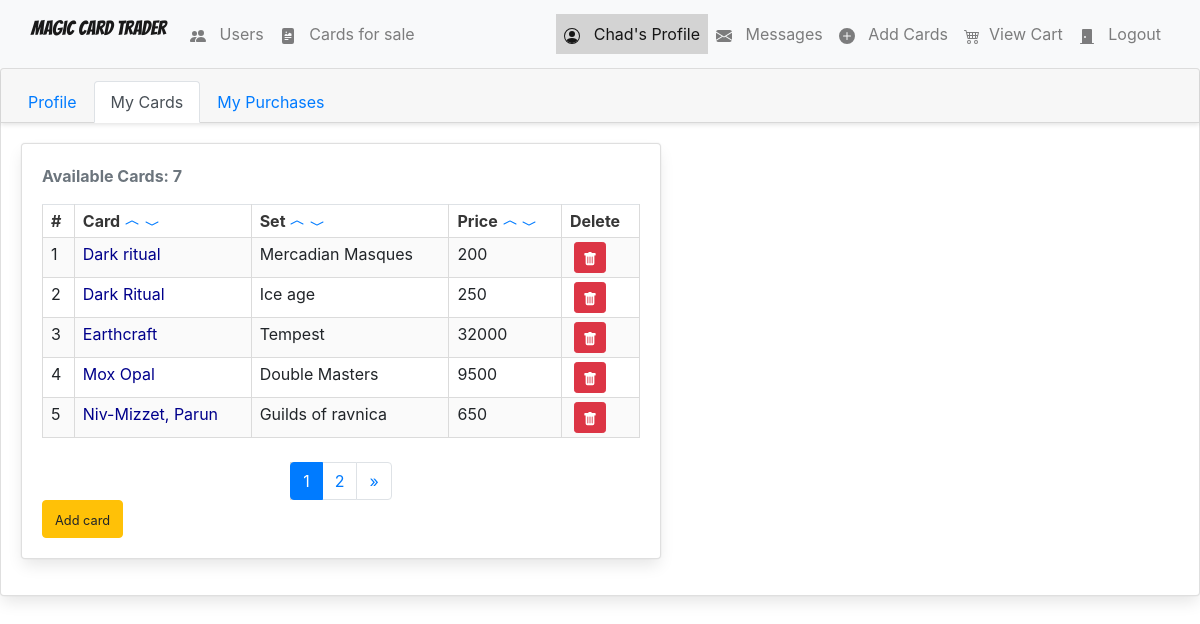
Page /profile_cards/?order_by=name&direction=asc (signed in) on the earlier database version.
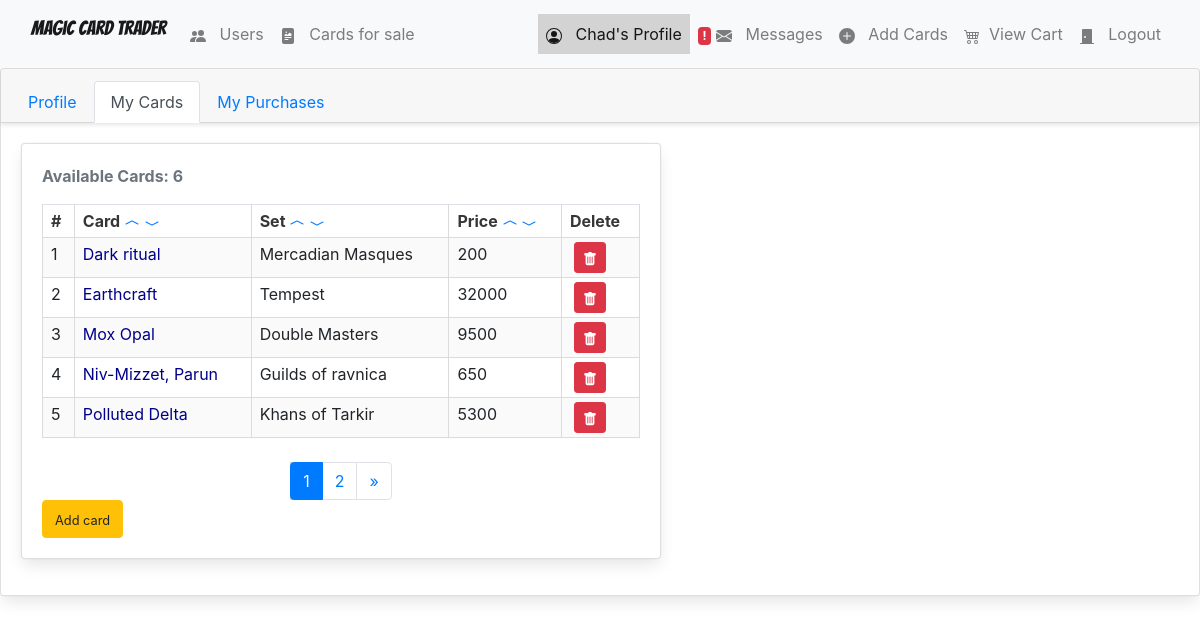
Same page on the later database version.
### Magic/models.py (models this page shows, shortened)
class Card(models.Model):
    name = models.CharField(max_length = 150)
    set_name = models.CharField(max_length = 150)
    price = models.IntegerField()
    user = models.ForeignKey(User, on_delete=models.CASCADE)
    is_foil = models.BooleanField(default=False)
    is_ordered = models.BooleanField(default=False)
    image_url = models.TextField()

### users/views.py (the view)
# urls.py: re_path(r'^profile_cards/$', UsersView.profile_cards, name="profile_cards"),
@login_required
def profile_cards(request):
    user = request.user
    all_cards = user.card_set.all()
    order_by = request.GET.get('order_by')
    direction = request.GET.get('direction')
    if direction == 'desc':
        if order_by == 'price':
            all_cards = all_cards.order_by(order_by).reverse()
        else:
            all_cards = all_cards.order_by(Lower(order_by)).reverse()
    elif direction == 'asc':
        if order_by == 'price':
            all_cards = all_cards.order_by(order_by)
        else:
            all_cards = all_cards.order_by(Lower(order_by))
    paginator = Paginator(all_cards, 5)
    page = request.GET.get('page', 1)
    try:
        cards = paginator.page(page)
    except PageNotAnInteger:
        cards = paginator.page(1)
    except EmptyPage:
        cards = paginator.page(paginator.num_pages)
    context = {
        'all_cards': all_cards,
        'cards': cards,
        'order_by': order_by,
        'direction': direction,
        'nbar': 'profile_cards',
    }
    return render(request, 'users/profile_cards.html', context)

### direct_messages/models.py (called while the page is built)
    def get_messages(user):
        users = []
        messages = Message.objects.filter(user=user).values('to_user').annotate(last=Max('date')).order_by('-last')
        for message in messages:
            users.append({
                'user': User.objects.get(pk=message['to_user']),
                'unread': Message.objects.filter(user=user, to_user__pk=message['to_user'], is_read=False).count()
            })
        return users

### direct_messages/templatetags/messages_template_tags.py (called while the page is built)
@register.filter
def unread_message_counter(user):
    if user.is_authenticated:
        total_unread = 0
        messages = Message.get_messages(user=user)
        for message in messages:
            total_unread = total_unread + message['unread']
        return total_unread

### shopping_cart/templatetags/shopping_cart_template_tags.py (called while the page is built)
@register.filter
def cart_item_counter(user):
    if user.is_authenticated:
        qs = Order.objects.filter(is_ordered=False, owner=user.profile)
        if qs.exists():
            return qs[0].items.count()
    return 0

### users/templates/users/profile_cards.html (shortened to what the changed rows need)
{% extends 'magic/base.html' %}
{% load crispy_forms_tags %}
{% block body %}
<div class="card">
    <div class="card-body">
        <div class="card mb-3" style="max-width: 640px;">
            <div class="row no-gutters">
              <div class="col-md-12">
                <div class="card-body">
                    <p class="text-secondary basic-text">Available Cards: {{ user.card_set.count }} </p>
                    <table class="table is-striped is-narrow is-bordered">
                      <tr>
                        <th>
                          #
                        </th>
                        <th>
                          Card
                          <a href="?order_by=name&direction=asc">
                            <span class="glyphicon glyphicon-chevron-up">
                                <svg width="1em" height="1em" viewBox="0 0 16 16" class="bi bi-chevron-compact-up" fill="currentColor" xmlns="http://www.w3.org/2000/svg">
                                    <path fill-rule="evenodd" d="M7.776 5.553a.5.5 0 0 1 .448 0l6 3a.5.5 0 1 1-.448.894L8 6.56 2.224 9.447a.5.5 0 1 1-.448-.894l6-3z"/>
                                </svg>
                            </span>
                          </a>
                          <a href="?order_by=name&direction=desc">
                              <span class="glyphicon glyphicon-chevron-down">
                                  <svg width="1em" height="1em" viewBox="0 0 16 16" class="bi bi-chevron-compact-down" fill="currentColor" xmlns="http://www.w3.org/2000/svg">
                                      <path fill-rule="evenodd" d="M1.553 6.776a.5.5 0 0 1 .67-.223L8 9.44l5.776-2.888a.5.5 0 1 1 .448.894l-6 3a.5.5 0 0 1-.448 0l-6-3a.5.5 0 0 1-.223-.67z"/>
                                  </svg>
                              </span>
                          </a>
                        </th>
                        <th>
                          Set
                          <a href="?order_by=set_name&direction=asc">
                            <span class="glyphicon glyphicon-chevron-up">
                                <svg width="1em" height="1em" viewBox="0 0 16 16" class="bi bi-chevron-compact-up" fill="currentColor" xmlns="http://www.w3.org/2000/svg">
                                    <path fill-rule="evenodd" d="M7.776 5.553a.5.5 0 0 1 .448 0l6 3a.5.5 0 1 1-.448.894L8 6.56 2.224 9.447a.5.5 0 1 1-.448-.894l6-3z"/>
                                </svg>
                            </span>
                          </a>
                          <a href="?order_by=set_name&direction=desc">
                              <span class="glyphicon glyphicon-chevron-down">
                                  <svg width="1em" height="1em" viewBox="0 0 16 16" class="bi bi-chevron-compact-down" fill="currentColor" xmlns="http://www.w3.org/2000/svg">
                                      <path fill-rule="evenodd" d="M1.553 6.776a.5.5 0 0 1 .67-.223L8 9.44l5.776-2.888a.5.5 0 1 1 .448.894l-6 3a.5.5 0 0 1-.448 0l-6-3a.5.5 0 0 1-.223-.67z"/>
                                  </svg>
                              </span>
                          </a>
                        </th>
                        <th>
                          Price
                          <a href="?order_by=price&direction=asc">
                            <span class="glyphicon glyphicon-chevron-up">
                                <svg width="1em" height="1em" viewBox="0 0 16 16" class="bi bi-chevron-compact-up" fill="currentColor" xmlns="http://www.w3.org/2000/svg">
                                    <path fill-rule="evenodd" d="M7.776 5.553a.5.5 0 0 1 .448 0l6 3a.5.5 0 1 1-.448.894L8 6.56 2.224 9.447a.5.5 0 1 1-.448-.894l6-3z"/>
                                </svg>
                            </span>
                          </a>
                          <a href="?order_by=price&direction=desc">
                              <span class="glyphicon glyphicon-chevron-down">
                                  <svg width="1em" height="1em" viewBox="0 0 16 16" class="bi bi-chevron-compact-down" fill="currentColor" xmlns="http://www.w3.org/2000/svg">
                                      <path fill-rule="evenodd" d="M1.553 6.776a.5.5 0 0 1 .67-.223L8 9.44l5.776-2.888a.5.5 0 1 1 .448.894l-6 3a.5.5 0 0 1-.448 0l-6-3a.5.5 0 0 1-.223-.67z"/>
                                  </svg>
                              </span>
                          </a>
                        </th>
                        <th>
                          Delete
                        </th>
                      </tr>
                      {% for card in cards %}
                      <tr>
                        <td>
                          {{ forloop.counter }}
                        </td>
                        <td>
                          <a class="card-td-link" href="{% url 'Magic:card_detail' card.id %}">
                            {{ card.name }}
                          </a>
                        </td>
                        <td>
                          {{ card.set_name }}
                        </td>
                        <td>
                          {{ card.price }}
                        </td>
                        <td>
                          <form action="{% url 'Magic:card_delete' card.id %}" method="POST" style="display: inline;" class="mt-4 ml-1 mb-2">
                            <button class="btn btn-danger btn-sm" type="submit">
                                <span class="glyphicon glyphicon-trash">
                                </span>
                            </button>
                        </form>
                        </td>
                      </tr>
                      {% endfor %}
                    </table>
                    <nav aria-label="Page navigation">
                      {% if cards.has_other_pages %}
                          <ul class="pagination justify-content-center">
                              {% for i in cards.paginator.page_range %}
                                  {% if cards.number == i %}
                                      <li class="page-item active" aria-current="page"><span class="page-link">{{ i }} <span class="sr-only">(current)</span></span></li>
                                  {% else %}
                                      <li class="page-item"><a href="?page={{ i }}&order_by={{ order_by }}&direction={{ direction }}" class="page-link">{{ i }}</a></li>
                                  {% endif %}
                              {% endfor %}
                          </ul>
                      {% endif %}
                  </nav>
                    <a href="{% url 'Magic:card_add' %}">
                        <button class="btn btn-warning">
                        </button>
                    </a>
                </div>
              </div>
            </div>
          </div>
    </div>
  </div>
{% endblock %}

### Magic/templates/magic/base.html (shortened to what the changed rows need)
{% load static %}
{% load crispy_forms_tags %}
{% load shopping_cart_template_tags %}
{% load messages_template_tags %}
<!DOCTYPE html>
<html lang="en">
    <head>
        <link rel="stylesheet" href="https://cdn.jsdelivr.net/npm/bulma@0.9.1/css/bulma.min.css">
        <link rel="stylesheet" href="https://stackpath.bootstrapcdn.com/bootstrap/4.5.2/css/bootstrap.min.css">
        <link rel="stylesheet" type="text/css" href="{% static 'magic/style.css' %}" />
    </head>
    <body data-spy="scroll" data-target="#list-example">
        <nav class="navbar navbar-inverse navbar navbar-expand-lg navbar-light bg-light">
            <div class="container-fluid">
                <div class="collapsable navbar-collapse" id="navbarSupportedContent">
                    {% if nbar == 'cards' %}
                            {% load crispy_forms_tags %}
                    {% endif %}
                    {% if nbar == 'users' %}
                        {% load crispy_forms_tags %}
                    {% endif %}
                    <ul class="nav navbar-nav navbar-right">
                        {% if request.user.is_authenticated %}
                            <li class="{% if nbar == 'profile' %} active  {% elif nbar == 'profile_cards' %} active {% elif nbar == 'profile_purchases' %} active {% endif %} nav-item">
                                <a href="{% url 'profile' %}" class="nav-link">
                                    <span class="glyphicon glyphicon-user" aria-hidden="true">
                                    </span>&nbsp; {{ request.user }}'s Profile
                                </a>
                            </li>
                            <li class="{% if nbar == 'messages' %} active {% endif %} nav-item">
                                <a href="{% url 'Magic:inbox' %}" class="nav-link">
                                    {% if request.user|unread_message_counter != None %}
                                        {% if request.user|unread_message_counter > 0 %}
                                            <span class="badge badge-danger z-depth-0">!</span>
                                        {% endif %}
                                    {% endif %}
                                    <span class="glyphicon glyphicon-plus" aria-hidden="true">
                                    </span>&nbsp;
                                    Messages
                                </a>
                            </li>
                            <li class="{% if nbar == 'add_cards' %} active {% endif %} nav-item">
                                <a href="{% url 'Magic:card_add' %}" class="nav-link">
                                    <span class="glyphicon glyphicon-plus" aria-hidden="true">
                                        <svg width="1em" height="1em" viewBox="0 0 16 16" class="bi bi-plus-circle-fill" fill="currentColor" xmlns="http://www.w3.org/2000/svg">
                                            <path fill-rule="evenodd" d="M16 8A8 8 0 1 1 0 8a8 8 0 0 1 16 0zM8.5 4.5a.5.5 0 0 0-1 0v3h-3a.5.5 0 0 0 0 1h3v3a.5.5 0 0 0 1 0v-3h3a.5.5 0 0 0 0-1h-3v-3z"/>
                                        </svg>
                                    </span>&nbsp; Add Cards
                                </a>
                            </li>
                            <li class="{% if nbar == 'order-summary' %} active {% endif %} nav-item">
                                <a href="{% url 'Magic:order_summary' %}" class="nav-link">
                                    <span aria-hidden="true">
                                    </span>&nbsp;View Cart
                                </a>
                            </li>
                            <li class="">
                                <a href="{% url 'logout' %}" class="nav-link">
                                    <span class="glyphicon glyphicon-off" aria-hidden="true">
                                        <svg width="1em" height="1em" viewBox="0 0 16 16" class="bi bi-door-closed-fill" fill="currentColor" xmlns="http://www.w3.org/2000/svg">
                                            <path fill-rule="evenodd" d="M4 1a1 1 0 0 0-1 1v13H1.5a.5.5 0 0 0 0 1h13a.5.5 0 0 0 0-1H13V2a1 1 0 0 0-1-1H4zm2 9a1 1 0 1 0 0-2 1 1 0 0 0 0 2z"/>
                                        </svg>
                                    </span>&nbsp; Logout
                                </a>
                            </li>
                        {% endif %}
                    </ul>
                </div>
            </div>
        </nav>
        {% block body %}
        {% endblock %}
    </body>
</html>

Differences in the rows shown:
no longer on this page (row edited): Card: name "Dark Ritual", set_name "Ice age", price "250"
now on this page (row unchanged): Card: name "Polluted Delta", set_name "Khans of Tarkir", price "5300"
Other differences:
{{ user.card_set.count }}: "7" → "6"
